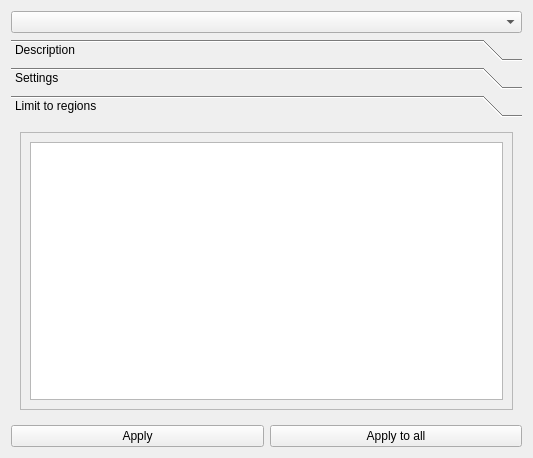
<?xml version="1.0" encoding="UTF-8"?>
<ui version="4.0">
 <class>Computations</class>
 <widget class="QWidget" name="Computations">
  <property name="geometry">
   <rect>
    <x>0</x>
    <y>0</y>
    <width>533</width>
    <height>458</height>
   </rect>
  </property>
  <property name="sizePolicy">
   <sizepolicy hsizetype="Expanding" vsizetype="Preferred">
    <horstretch>0</horstretch>
    <verstretch>0</verstretch>
   </sizepolicy>
  </property>
  <property name="windowTitle">
   <string>Form</string>
  </property>
  <layout class="QVBoxLayout" name="verticalLayout">
   <item>
    <widget class="QComboBox" name="cmbRegComps">
     <property name="sizePolicy">
      <sizepolicy hsizetype="Preferred" vsizetype="Fixed">
       <horstretch>0</horstretch>
       <verstretch>0</verstretch>
      </sizepolicy>
     </property>
    </widget>
   </item>
   <item>
    <widget class="QToolBox" name="toolBox">
     <property name="sizePolicy">
      <sizepolicy hsizetype="Expanding" vsizetype="Minimum">
       <horstretch>0</horstretch>
       <verstretch>0</verstretch>
      </sizepolicy>
     </property>
     <property name="currentIndex">
      <number>2</number>
     </property>
     <widget class="QWidget" name="pgDescription">
      <property name="geometry">
       <rect>
        <x>0</x>
        <y>0</y>
        <width>515</width>
        <height>302</height>
       </rect>
      </property>
      <attribute name="label">
       <string>Description</string>
      </attribute>
      <layout class="QVBoxLayout" name="verticalLayout_4">
       <item>
        <widget class="QScrollArea" name="scrollArea">
         <property name="widgetResizable">
          <bool>true</bool>
         </property>
         <widget class="QWidget" name="scrollDesc">
          <property name="geometry">
           <rect>
            <x>0</x>
            <y>0</y>
            <width>495</width>
            <height>282</height>
           </rect>
          </property>
          <layout class="QHBoxLayout" name="horizontalLayout">
           <item>
            <widget class="QLabel" name="lblCompDesc">
             <property name="sizePolicy">
              <sizepolicy hsizetype="Expanding" vsizetype="Expanding">
               <horstretch>0</horstretch>
               <verstretch>0</verstretch>
              </sizepolicy>
             </property>
             <property name="text">
              <string>TextLabel</string>
             </property>
            </widget>
           </item>
          </layout>
         </widget>
        </widget>
       </item>
      </layout>
     </widget>
     <widget class="QWidget" name="pgSettings">
      <property name="geometry">
       <rect>
        <x>0</x>
        <y>0</y>
        <width>515</width>
        <height>302</height>
       </rect>
      </property>
      <attribute name="label">
       <string>Settings</string>
      </attribute>
      <layout class="QVBoxLayout" name="verticalLayout_3">
       <item>
        <widget class="QScrollArea" name="scrollArea_2">
         <property name="widgetResizable">
          <bool>true</bool>
         </property>
         <widget class="QWidget" name="scrollSettings">
          <property name="geometry">
           <rect>
            <x>0</x>
            <y>0</y>
            <width>495</width>
            <height>253</height>
           </rect>
          </property>
          <property name="sizePolicy">
           <sizepolicy hsizetype="Expanding" vsizetype="Preferred">
            <horstretch>0</horstretch>
            <verstretch>0</verstretch>
           </sizepolicy>
          </property>
         </widget>
        </widget>
       </item>
       <item>
        <widget class="QPushButton" name="btnRegReset">
         <property name="text">
          <string>Reset</string>
         </property>
        </widget>
       </item>
      </layout>
     </widget>
     <widget class="QWidget" name="pgRegionRestriction">
      <attribute name="label">
       <string>Limit to regions</string>
      </attribute>
      <layout class="QVBoxLayout" name="verticalLayout_2">
       <item>
        <widget class="QScrollArea" name="scrollArea_3">
         <property name="sizePolicy">
          <sizepolicy hsizetype="Expanding" vsizetype="Expanding">
           <horstretch>0</horstretch>
           <verstretch>0</verstretch>
          </sizepolicy>
         </property>
         <property name="sizeAdjustPolicy">
          <enum>QAbstractScrollArea::AdjustToContents</enum>
         </property>
         <property name="widgetResizable">
          <bool>true</bool>
         </property>
         <widget class="QWidget" name="scrollRegionRestrictions">
          <property name="geometry">
           <rect>
            <x>0</x>
            <y>0</y>
            <width>495</width>
            <height>282</height>
           </rect>
          </property>
          <layout class="QVBoxLayout" name="verticalLayout_5">
           <item>
            <widget class="QListView" name="regRestrictView">
             <property name="sizePolicy">
              <sizepolicy hsizetype="Expanding" vsizetype="Preferred">
               <horstretch>0</horstretch>
               <verstretch>0</verstretch>
              </sizepolicy>
             </property>
             <property name="sizeAdjustPolicy">
              <enum>QAbstractScrollArea::AdjustToContents</enum>
             </property>
             <property name="selectionMode">
              <enum>QAbstractItemView::MultiSelection</enum>
             </property>
             <property name="selectionBehavior">
              <enum>QAbstractItemView::SelectRows</enum>
             </property>
            </widget>
           </item>
          </layout>
         </widget>
        </widget>
       </item>
      </layout>
     </widget>
    </widget>
   </item>
   <item>
    <layout class="QHBoxLayout" name="horizontalLayout_2">
     <item>
      <widget class="QPushButton" name="btnRegApply">
       <property name="text">
        <string>Apply</string>
       </property>
      </widget>
     </item>
     <item>
      <widget class="QPushButton" name="btnRegApplyAll">
       <property name="text">
        <string>Apply to all</string>
       </property>
      </widget>
     </item>
    </layout>
   </item>
  </layout>
 </widget>
 <resources/>
 <connections/>
</ui>
